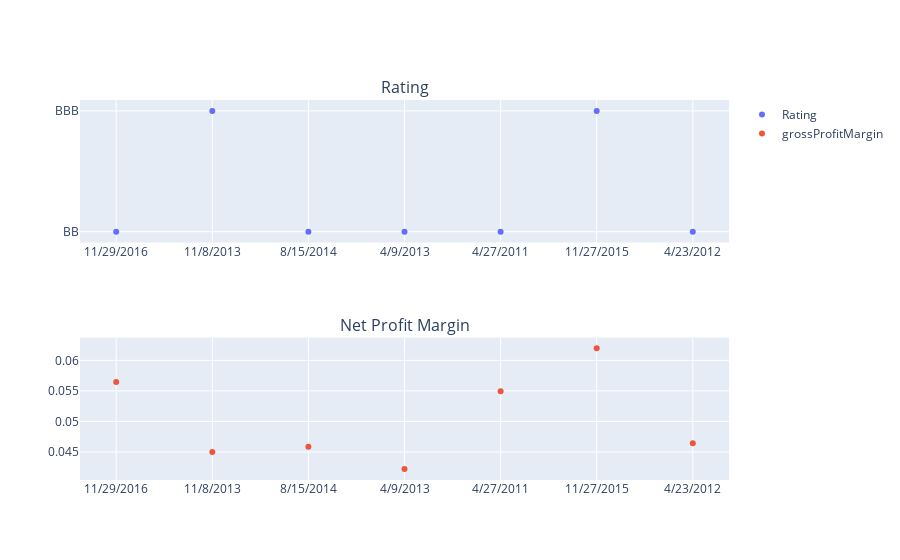

Notebook source saved alongside this figure:
### Code cell
# Plot de pontos usando plotly como uma empresa específica tem o seu rating e net profit ao longo do tempo
fig = make_subplots(
    rows=2, cols=1,
    subplot_titles=[
        "Rating",
        "Net Profit Margin",
    ]
)

# Add traces
fig.add_trace(go.Scatter(x=df_credit[df_credit["Name"] == "Bunge Limited"]["Date"], y=df_credit[df_credit["Name"] == "Bunge Limited"]["Rating"],
                    mode='markers',
                    name='Rating'), row=1, col=1)
fig.add_trace(go.Scatter(x=df_credit[df_credit["Name"] == "Bunge Limited"]["Date"], y=df_credit[df_credit["Name"] == "Bunge Limited"]["grossProfitMargin"],
                    mode='markers',
                    name='grossProfitMargin'), row=2, col=1)

fig.show()

### Figure 1 — Plotly figure (JSON) as saved in the notebook; plotly's stock layout.template omitted (floating-point values rounded to 4 significant figures)
{"data": [{"mode": "markers", "name": "Rating", "type": "scatter", "x": ["11/29/2016", "11/8/2013", "8/15/2014", "4/9/2013", "4/27/2011", "11/27/2015", "4/23/2012"], "xaxis": "x", "y": ["BB", "BBB", "BB", "BB", "BB", "BBB", "BB"], "yaxis": "y"}, {"mode": "markers", "name": "grossProfitMargin", "type": "scatter", "x": ["11/29/2016", "11/8/2013", "8/15/2014", "4/9/2013", "4/27/2011", "11/27/2015", "4/23/2012"], "xaxis": "x2", "y": [0.05647, 0.04499, 0.04585, 0.04219, 0.05494, 0.06197, 0.04644], "yaxis": "y2"}], "layout": {"annotations": [{"font": {"size": 16}, "showarrow": false, "text": "Rating", "x": 0.5, "xanchor": "center", "xref": "paper", "y": 1, "yanchor": "bottom", "yref": "paper"}, {"font": {"size": 16}, "showarrow": false, "text": "Net Profit Margin", "x": 0.5, "xanchor": "center", "xref": "paper", "y": 0.375, "yanchor": "bottom", "yref": "paper"}], "xaxis": {"anchor": "y", "domain": [0, 1]}, "xaxis2": {"anchor": "y2", "domain": [0, 1]}, "yaxis": {"anchor": "x", "domain": [0.625, 1]}, "yaxis2": {"anchor": "x2", "domain": [0, 0.375]}}}
